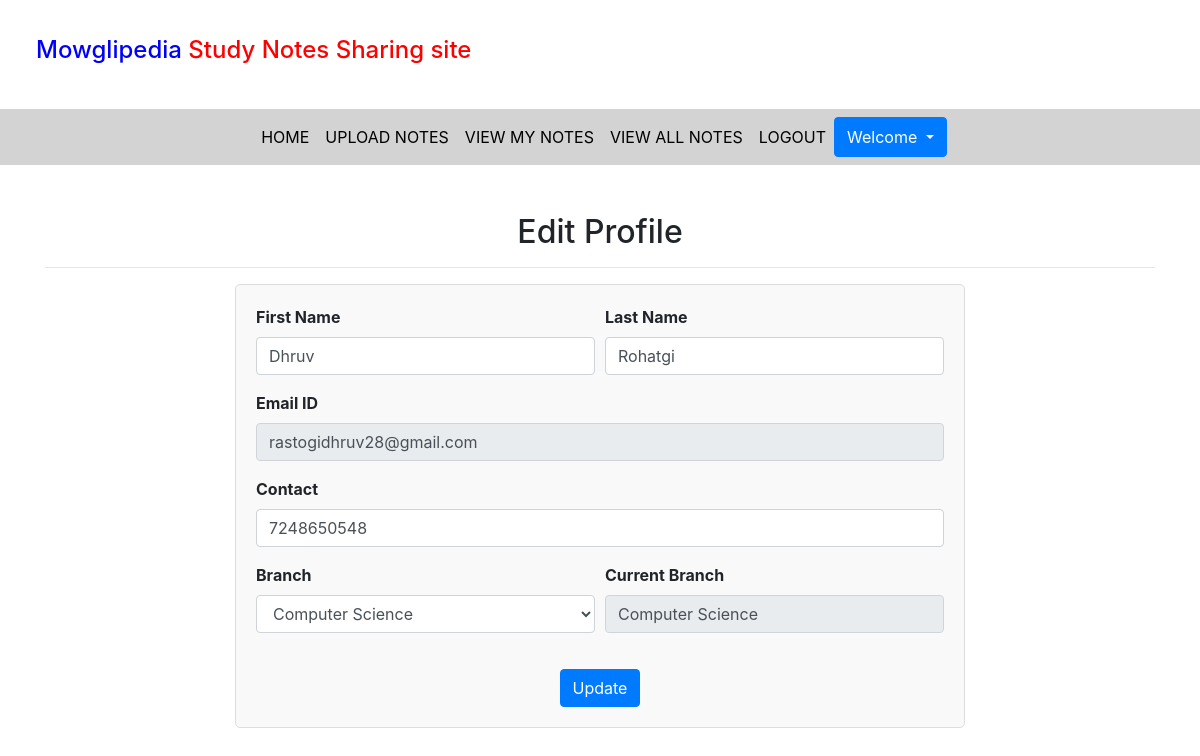
The page /edit_profile/ (signed in) on the database as committed earlier.
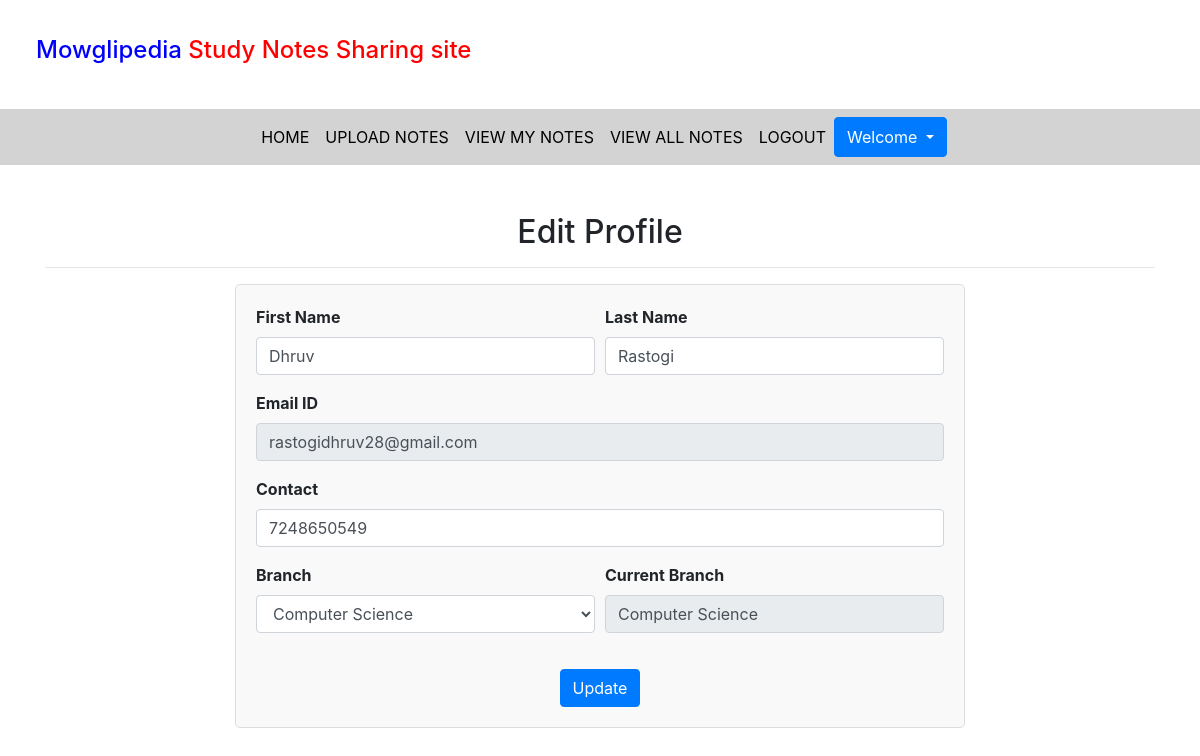
The same page on the database as committed later.
### notes/models.py (models this page shows, shortened)
class Signup(models.Model):
    user = models.ForeignKey(User,on_delete=models.CASCADE)
    contact = models.CharField(max_length=10,null=True)
    branch = models.CharField(max_length=30)
    role = models.CharField(max_length=15)

### notes/views.py (the view, shortened to what this page needs)
# urls.py: path('edit_profile/', edit_profile, name='edit_profile'),
def edit_profile(request):
    if not request.user.is_authenticated:
        return redirect('login')
    user = User.objects.get(id=request.user.id)
    data = Signup.objects.get(user = user)
    error = False
    d = {'data': data, 'user':user, 'error': error}
    return render(request, 'edit_profile.html', d)

### notes/templates/edit_profile.html (shortened to what this page needs)
{% extends "user_nav.html" %}
{% load static %}
{% block body %}
<div class="container mt-5">
    <h2 class="text-center">Edit Profile</h2>
    <hr>
    <div class="row justify-content-center">
        <div class="col-md-8">
            <form action="" method="POST" class="form-container">
                <div class="form-row">
                    <div class="form-group col-md-6">
                        <label for="firstname">First Name</label>
                        <input type="text" class="form-control" id="firstname" value="{{ data.user.first_name }}" name="firstname">
                    </div>
                    <div class="form-group col-md-6">
                        <label for="lastname">Last Name</label>
                        <input type="text" class="form-control" id="lastname" value="{{ data.user.last_name }}" name="lastname">
                    </div>
                </div>
                <div class="form-group">
                    <label for="emailid">Email ID</label>
                    <input type="text" class="form-control" id="emailid" value="{{ data.user.username }}" name="emailid" readonly>
                </div>
                <div class="form-group">
                    <label for="contact">Contact</label>
                    <input type="text" class="form-control" id="contact" value="{{ data.contact }}" name="contact">
                </div>
                <div class="form-row">
                    <div class="form-group col-md-6">
                        <label for="branch">Branch</label>
                        <select class="form-control" id="branch" name="branch">
                            <option value="Computer Science" {% if data.branch == 'Computer Science' %}selected{% endif %}>Computer Science</option>
                        </select>
                    </div>
                    <div class="form-group col-md-6">
                        <label for="current_branch">Current Branch</label>
                        <input type="text" id="current_branch" value="{{ data.branch }}" class="form-control" readonly>
                    </div>
                </div>
                <div class="text-center">
                    <input type="submit" value="Update" class="btn btn-primary btn-update">
                </div>
            </form>
        </div>
    </div>
</div>
{% endblock %}

Rows that differ between the two databases and show on the page:
changed Signup "Computer Science": lastname "Rohatgi" → "Rastogi"; contact "7248650548" → "7248650549"
